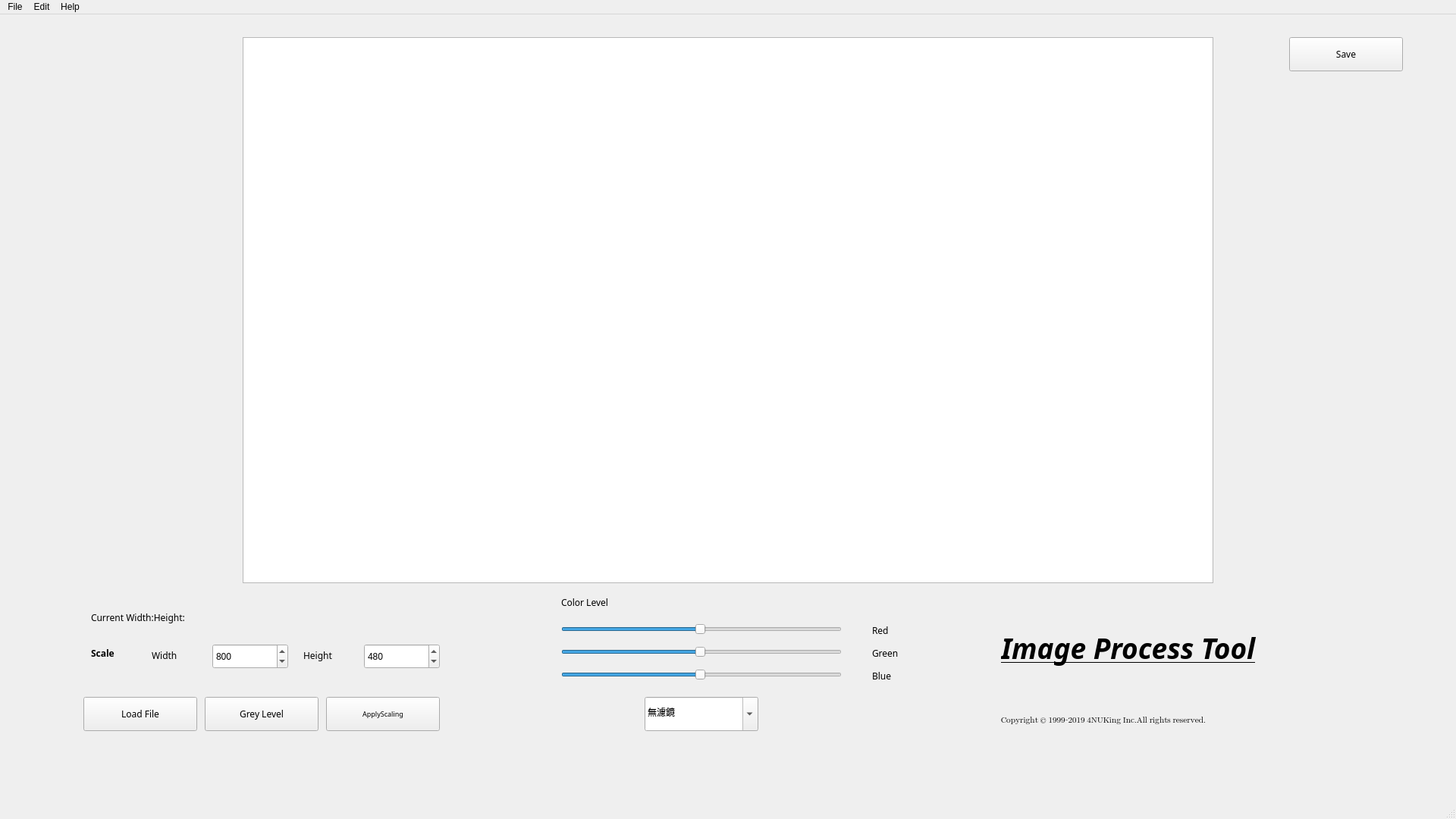
<?xml version="1.0" encoding="UTF-8"?>
<ui version="4.0">
 <class>MainWindow</class>
 <widget class="QMainWindow" name="MainWindow">
  <property name="geometry">
   <rect>
    <x>0</x>
    <y>0</y>
    <width>1920</width>
    <height>1080</height>
   </rect>
  </property>
  <property name="windowTitle">
   <string>MainWindow</string>
  </property>
  <property name="layoutDirection">
   <enum>Qt::LeftToRight</enum>
  </property>
  <property name="autoFillBackground">
   <bool>false</bool>
  </property>
  <widget class="QWidget" name="centralwidget">
   <widget class="QPushButton" name="greylevelbutton">
    <property name="geometry">
     <rect>
      <x>270</x>
      <y>900</y>
      <width>150</width>
      <height>45</height>
     </rect>
    </property>
    <property name="font">
     <font>
      <family>微軟正黑體</family>
     </font>
    </property>
    <property name="text">
     <string>Grey Level</string>
    </property>
   </widget>
   <widget class="QPushButton" name="loadfilebutton">
    <property name="geometry">
     <rect>
      <x>110</x>
      <y>900</y>
      <width>150</width>
      <height>45</height>
     </rect>
    </property>
    <property name="font">
     <font>
      <family>微軟正黑體</family>
     </font>
    </property>
    <property name="text">
     <string>Load File</string>
    </property>
   </widget>
   <widget class="QPushButton" name="savebutton">
    <property name="geometry">
     <rect>
      <x>1700</x>
      <y>30</y>
      <width>150</width>
      <height>45</height>
     </rect>
    </property>
    <property name="font">
     <font>
      <family>微軟正黑體</family>
     </font>
    </property>
    <property name="text">
     <string>Save</string>
    </property>
   </widget>
   <widget class="QGraphicsView" name="showvideo">
    <property name="geometry">
     <rect>
      <x>320</x>
      <y>30</y>
      <width>1280</width>
      <height>720</height>
     </rect>
    </property>
   </widget>
   <widget class="QLabel" name="label">
    <property name="geometry">
     <rect>
      <x>120</x>
      <y>830</y>
      <width>92</width>
      <height>24</height>
     </rect>
    </property>
    <property name="font">
     <font>
      <family>微軟正黑體 Light</family>
      <weight>75</weight>
      <bold>true</bold>
     </font>
    </property>
    <property name="text">
     <string>Scale</string>
    </property>
   </widget>
   <widget class="QLabel" name="label_2">
    <property name="geometry">
     <rect>
      <x>1320</x>
      <y>870</y>
      <width>670</width>
      <height>120</height>
     </rect>
    </property>
    <property name="font">
     <font>
      <family>Segoe UI Emoji</family>
      <pointsize>8</pointsize>
     </font>
    </property>
    <property name="text">
     <string>Copyright © 1999-2019 4NUKing Inc.All rights reserved.</string>
    </property>
    <property name="alignment">
     <set>Qt::AlignLeading|Qt::AlignLeft|Qt::AlignVCenter</set>
    </property>
   </widget>
   <widget class="QLabel" name="label_3">
    <property name="geometry">
     <rect>
      <x>120</x>
      <y>780</y>
      <width>500</width>
      <height>30</height>
     </rect>
    </property>
    <property name="font">
     <font>
      <family>微軟正黑體</family>
      <pointsize>9</pointsize>
     </font>
    </property>
    <property name="text">
     <string>Current Width:Height:</string>
    </property>
   </widget>
   <widget class="QSlider" name="greenLevel">
    <property name="geometry">
     <rect>
      <x>740</x>
      <y>830</y>
      <width>370</width>
      <height>22</height>
     </rect>
    </property>
    <property name="minimum">
     <number>1</number>
    </property>
    <property name="maximum">
     <number>100</number>
    </property>
    <property name="value">
     <number>50</number>
    </property>
    <property name="orientation">
     <enum>Qt::Horizontal</enum>
    </property>
   </widget>
   <widget class="QSlider" name="blueLevel">
    <property name="geometry">
     <rect>
      <x>740</x>
      <y>860</y>
      <width>370</width>
      <height>22</height>
     </rect>
    </property>
    <property name="minimum">
     <number>1</number>
    </property>
    <property name="maximum">
     <number>100</number>
    </property>
    <property name="value">
     <number>50</number>
    </property>
    <property name="orientation">
     <enum>Qt::Horizontal</enum>
    </property>
   </widget>
   <widget class="QSlider" name="redLevel">
    <property name="geometry">
     <rect>
      <x>740</x>
      <y>800</y>
      <width>370</width>
      <height>22</height>
     </rect>
    </property>
    <property name="minimum">
     <number>1</number>
    </property>
    <property name="maximum">
     <number>100</number>
    </property>
    <property name="value">
     <number>50</number>
    </property>
    <property name="orientation">
     <enum>Qt::Horizontal</enum>
    </property>
   </widget>
   <widget class="QLabel" name="label_4">
    <property name="geometry">
     <rect>
      <x>1150</x>
      <y>800</y>
      <width>300</width>
      <height>24</height>
     </rect>
    </property>
    <property name="font">
     <font>
      <family>微軟正黑體 Light</family>
     </font>
    </property>
    <property name="text">
     <string>Red</string>
    </property>
   </widget>
   <widget class="QLabel" name="label_5">
    <property name="geometry">
     <rect>
      <x>1150</x>
      <y>830</y>
      <width>300</width>
      <height>24</height>
     </rect>
    </property>
    <property name="font">
     <font>
      <family>微軟正黑體 Light</family>
     </font>
    </property>
    <property name="text">
     <string>Green</string>
    </property>
   </widget>
   <widget class="QLabel" name="label_6">
    <property name="geometry">
     <rect>
      <x>1150</x>
      <y>860</y>
      <width>300</width>
      <height>24</height>
     </rect>
    </property>
    <property name="font">
     <font>
      <family>微軟正黑體 Light</family>
     </font>
    </property>
    <property name="text">
     <string>Blue</string>
    </property>
   </widget>
   <widget class="QLabel" name="label_7">
    <property name="geometry">
     <rect>
      <x>1320</x>
      <y>760</y>
      <width>571</width>
      <height>151</height>
     </rect>
    </property>
    <property name="font">
     <font>
      <family>Monotype Corsiva</family>
      <pointsize>28</pointsize>
      <weight>75</weight>
      <italic>true</italic>
      <bold>true</bold>
      <underline>true</underline>
      <strikeout>false</strikeout>
     </font>
    </property>
    <property name="text">
     <string>Image Process Tool</string>
    </property>
   </widget>
   <widget class="QComboBox" name="filterBox">
    <property name="geometry">
     <rect>
      <x>850</x>
      <y>900</y>
      <width>150</width>
      <height>45</height>
     </rect>
    </property>
    <property name="editable">
     <bool>true</bool>
    </property>
    <property name="currentText">
     <string>無濾鏡</string>
    </property>
   </widget>
   <widget class="QLabel" name="label_8">
    <property name="geometry">
     <rect>
      <x>740</x>
      <y>760</y>
      <width>130</width>
      <height>30</height>
     </rect>
    </property>
    <property name="font">
     <font>
      <family>微軟正黑體</family>
      <pointsize>9</pointsize>
     </font>
    </property>
    <property name="text">
     <string>Color Level</string>
    </property>
   </widget>
   <widget class="QSpinBox" name="widthlevel">
    <property name="geometry">
     <rect>
      <x>280</x>
      <y>830</y>
      <width>100</width>
      <height>33</height>
     </rect>
    </property>
    <property name="maximum">
     <number>3840</number>
    </property>
    <property name="singleStep">
     <number>10</number>
    </property>
    <property name="value">
     <number>800</number>
    </property>
   </widget>
   <widget class="QSpinBox" name="heightlevel">
    <property name="geometry">
     <rect>
      <x>480</x>
      <y>830</y>
      <width>100</width>
      <height>33</height>
     </rect>
    </property>
    <property name="maximum">
     <number>2160</number>
    </property>
    <property name="singleStep">
     <number>10</number>
    </property>
    <property name="value">
     <number>480</number>
    </property>
   </widget>
   <widget class="QLabel" name="label_9">
    <property name="geometry">
     <rect>
      <x>200</x>
      <y>830</y>
      <width>92</width>
      <height>30</height>
     </rect>
    </property>
    <property name="font">
     <font>
      <family>微軟正黑體 Light</family>
     </font>
    </property>
    <property name="text">
     <string>Width</string>
    </property>
   </widget>
   <widget class="QLabel" name="label_10">
    <property name="geometry">
     <rect>
      <x>400</x>
      <y>830</y>
      <width>92</width>
      <height>30</height>
     </rect>
    </property>
    <property name="font">
     <font>
      <family>微軟正黑體 Light</family>
     </font>
    </property>
    <property name="text">
     <string>Height</string>
    </property>
   </widget>
   <widget class="QPushButton" name="Applybutton">
    <property name="geometry">
     <rect>
      <x>430</x>
      <y>900</y>
      <width>150</width>
      <height>45</height>
     </rect>
    </property>
    <property name="font">
     <font>
      <family>微軟正黑體</family>
      <pointsize>7</pointsize>
     </font>
    </property>
    <property name="text">
     <string>ApplyScaling</string>
    </property>
   </widget>
  </widget>
  <widget class="QMenuBar" name="about">
   <property name="geometry">
    <rect>
     <x>0</x>
     <y>0</y>
     <width>1920</width>
     <height>36</height>
    </rect>
   </property>
   <widget class="QMenu" name="menuabout">
    <property name="title">
     <string>Help</string>
    </property>
    <addaction name="actionaboutus"/>
    <addaction name="actionChoke_a_dick"/>
   </widget>
   <widget class="QMenu" name="menuFile">
    <property name="title">
     <string>File</string>
    </property>
    <addaction name="actionNew"/>
    <addaction name="actionSave"/>
   </widget>
   <widget class="QMenu" name="menuEdit">
    <property name="title">
     <string>Edit</string>
    </property>
    <addaction name="separator"/>
    <addaction name="actionTwo_Level"/>
   </widget>
   <addaction name="menuFile"/>
   <addaction name="menuEdit"/>
   <addaction name="menuabout"/>
  </widget>
  <widget class="QStatusBar" name="successful"/>
  <action name="actionaboutus">
   <property name="text">
    <string>aboutus</string>
   </property>
  </action>
  <action name="actionNew">
   <property name="text">
    <string>New</string>
   </property>
  </action>
  <action name="actionSave">
   <property name="text">
    <string>Save</string>
   </property>
  </action>
  <action name="actionTwo_Level">
   <property name="text">
    <string>Two Level</string>
   </property>
  </action>
  <action name="actionChoke_a_dick">
   <property name="text">
    <string>Choke a dick</string>
   </property>
  </action>
 </widget>
 <resources/>
 <connections/>
</ui>
